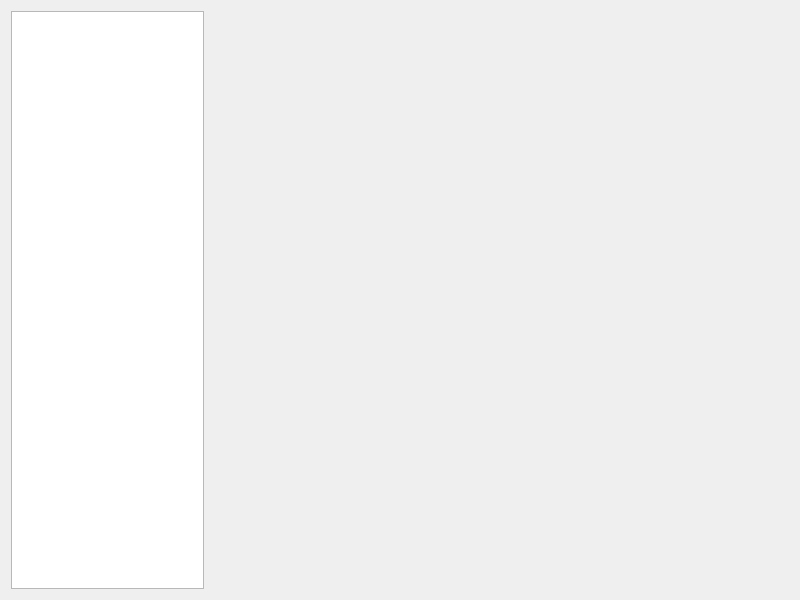
<?xml version="1.0" encoding="UTF-8"?>
<ui version="4.0">
 <class>MainWidget</class>
 <widget class="QWidget" name="MainWidget">
  <property name="geometry">
   <rect>
    <x>0</x>
    <y>0</y>
    <width>800</width>
    <height>600</height>
   </rect>
  </property>
  <property name="windowTitle">
   <string>Form</string>
  </property>
  <layout class="QHBoxLayout" name="horizontalLayout" stretch="1,3">
   <item>
    <widget class="QListView" name="wgtProjectItem"/>
   </item>
   <item>
    <widget class="QStackedWidget" name="wgtProject">
     <widget class="QWidget" name="page"/>
     <widget class="QWidget" name="page_2"/>
    </widget>
   </item>
  </layout>
 </widget>
 <resources/>
 <connections/>
</ui>
